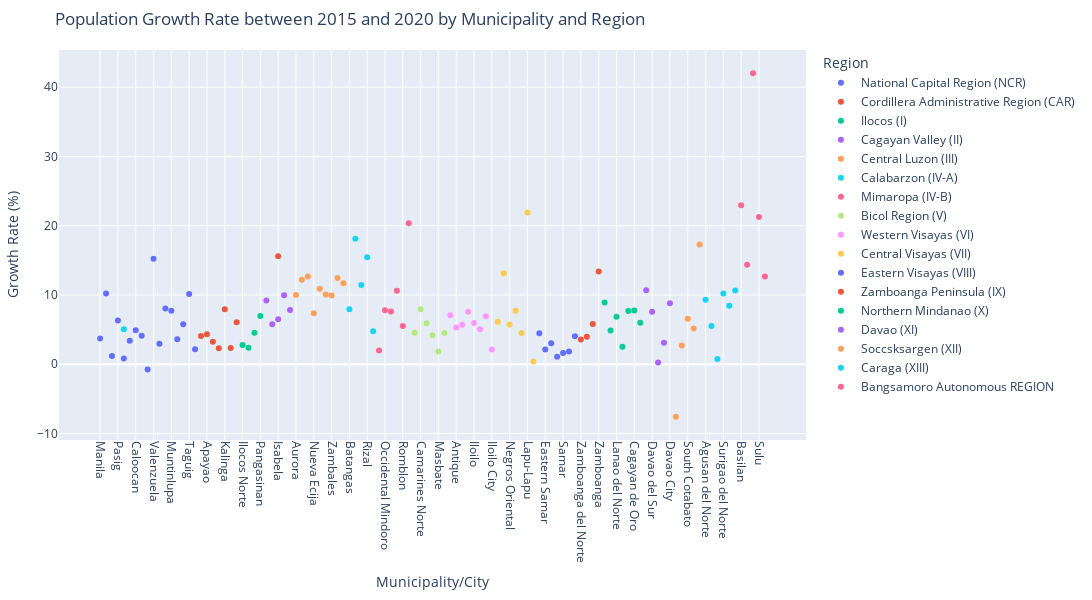

Notebook source saved alongside this figure:
### Code cell
import plotly.express as px

fig = px.scatter(
    df,
    x='Municipality/City',
    y='population_growth_rate_2015_2020',
    color='Region',
    hover_name='Municipality/City',  # shows full label on hover
    title='Population Growth Rate between 2015 and 2020 by Municipality and Region',
    labels={'population_growth_rate_2015_2020': 'Growth Rate (%)'},  # 👈 Rename y-axis here
    width=1200,
    height=600
)

fig.update_layout(
    xaxis_tickangle=90,
    margin=dict(l=20, r=20, t=50, b=150),
    showlegend=True
)
fig.show()

### Figure 1 — Plotly figure (JSON) as saved in the notebook; plotly's stock layout.template omitted (floating-point values rounded to 4 significant figures)
{"data": [{"hovertemplate": "<b>%{hovertext}</b><br><br>Region=National Capital Region (NCR)<br>Municipality/City=%{x}<br>Growth Rate (%)=%{y}<extra></extra>", "hovertext": ["Manila", "Mandaluyong", "Marikina", "Pasig", "Quezon", "San Juan", "Caloocan", "Malabon", "Navotas", "Valenzuela", "Las Piñas", "Makati", "Muntinlupa", "Parañaque", "Pasay", "Taguig", "Pateros"], "legendgroup": "National Capital Region (NCR)", "marker": {"color": "#636efa", "symbol": "circle"}, "mode": "markers", "name": "National Capital Region (NCR)", "orientation": "v", "showlegend": true, "type": "scatter", "visible": true, "x": ["Manila", "Mandaluyong", "Marikina", "Pasig", "Quezon", "San Juan", "Caloocan", "Malabon", "Navotas", "Valenzuela", "Las Piñas", "Makati", "Muntinlupa", "Parañaque", "Pasay", "Taguig", "Pateros"], "xaxis": "x", "y": [3.728, 10.22, 1.18, 6.336, 0.8151, 3.411, 4.899, 4.103, -0.7697, 15.24, 2.955, 8.07, 7.718, 3.63, 5.794, 10.16, 2.173], "yaxis": "y"}, {"hovertemplate": "<b>%{hovertext}</b><br><br>Region=Cordillera Administrative Region (CAR)<br>Municipality/City=%{x}<br>Growth Rate (%)=%{y}<extra></extra>", "hovertext": ["Abra", "Apayao", "Benguet", "Ifugao", "Kalinga", "Mountain Province", "Baguio"], "legendgroup": "Cordillera Administrative Region (CAR)", "marker": {"color": "#EF553B", "symbol": "circle"}, "mode": "markers", "name": "Cordillera Administrative Region (CAR)", "orientation": "v", "showlegend": true, "type": "scatter", "visible": true, "x": ["Abra", "Apayao", "Benguet", "Ifugao", "Kalinga", "Mountain Province", "Baguio"], "xaxis": "x", "y": [4.074, 4.348, 3.24, 2.316, 7.942, 2.335, 6.078], "yaxis": "y"}, {"hovertemplate": "<b>%{hovertext}</b><br><br>Region=Ilocos (I)<br>Municipality/City=%{x}<br>Growth Rate (%)=%{y}<extra></extra>", "hovertext": ["Ilocos Norte", "Ilocos Sur", "La Union", "Pangasinan"], "legendgroup": "Ilocos (I)", "marker": {"color": "#00cc96", "symbol": "circle"}, "mode": "markers", "name": "Ilocos (I)", "orientation": "v", "showlegend": true, "type": "scatter", "visible": true, "x": ["Ilocos Norte", "Ilocos Sur", "La Union", "Pangasinan"], "xaxis": "x", "y": [2.783, 2.369, 4.538, 6.983], "yaxis": "y"}, {"hovertemplate": "<b>%{hovertext}</b><br><br>Region=Cagayan Valley (II)<br>Municipality/City=%{x}<br>Growth Rate (%)=%{y}<extra></extra>", "hovertext": ["Batanes", "Cagayan", "Isabela", "Nueva Vizcaya", "Quirino"], "legendgroup": "Cagayan Valley (II)", "marker": {"color": "#ab63fa", "symbol": "circle"}, "mode": "markers", "name": "Cagayan Valley (II)", "orientation": "v", "showlegend": true, "type": "scatter", "visible": true, "x": ["Batanes", "Cagayan", "Isabela", "Nueva Vizcaya", "Quirino"], "xaxis": "x", "y": [9.191, 5.777, 6.494, 9.981, 7.851], "yaxis": "y"}, {"hovertemplate": "<b>%{hovertext}</b><br><br>Region=Central Luzon (III)<br>Municipality/City=%{x}<br>Growth Rate (%)=%{y}<extra></extra>", "hovertext": ["Aurora", "Bataan", "Bulacan", "Nueva Ecija", "Pampanga", "Tarlac", "Zambales", "Angeles", "Olongapo"], "legendgroup": "Central Luzon (III)", "marker": {"color": "#FFA15A", "symbol": "circle"}, "mode": "markers", "name": "Central Luzon (III)", "orientation": "v", "showlegend": true, "type": "scatter", "visible": true, "x": ["Aurora", "Bataan", "Bulacan", "Nueva Ecija", "Pampanga", "Tarlac", "Zambales", "Angeles", "Olongapo"], "xaxis": "x", "y": [9.991, 12.19, 12.66, 7.375, 10.9, 10.06, 9.946, 12.46, 11.7], "yaxis": "y"}, {"hovertemplate": "<b>%{hovertext}</b><br><br>Region=Calabarzon (IV-A)<br>Municipality/City=%{x}<br>Growth Rate (%)=%{y}<extra></extra>", "hovertext": ["Batangas", "Cavite", "Laguna", "Quezon", "Rizal", "Lucena"], "legendgroup": "Calabarzon (IV-A)", "marker": {"color": "#19d3f3", "symbol": "circle"}, "mode": "markers", "name": "Calabarzon (IV-A)", "orientation": "v", "showlegend": true, "type": "scatter", "visible": true, "x": ["Batangas", "Cavite", "Laguna", "Quezon", "Rizal", "Lucena"], "xaxis": "x", "y": [7.948, 18.12, 11.44, 5.056, 15.46, 4.761], "yaxis": "y"}, {"hovertemplate": "<b>%{hovertext}</b><br><br>Region=Mimaropa (IV-B)<br>Municipality/City=%{x}<br>Growth Rate (%)=%{y}<extra></extra>", "hovertext": ["Marinduque", "Occidental Mindoro", "Oriental Mindoro", "Palawan", "Romblon", "Puerto Princesa"], "legendgroup": "Mimaropa (IV-B)", "marker": {"color": "#FF6692", "symbol": "circle"}, "mode": "markers", "name": "Mimaropa (IV-B)", "orientation": "v", "showlegend": true, "type": "scatter", "visible": true, "x": ["Marinduque", "Occidental Mindoro", "Oriental Mindoro", "Palawan", "Romblon", "Puerto Princesa"], "xaxis": "x", "y": [1.998, 7.784, 7.616, 10.61, 5.535, 20.37], "yaxis": "y"}, {"hovertemplate": "<b>%{hovertext}</b><br><br>Region=Bicol Region (V)<br>Municipality/City=%{x}<br>Growth Rate (%)=%{y}<extra></extra>", "hovertext": ["Albay", "Camarines Norte", "Camarines Sur", "Catanduanes", "Masbate", "Sorsogon"], "legendgroup": "Bicol Region (V)", "marker": {"color": "#B6E880", "symbol": "circle"}, "mode": "markers", "name": "Bicol Region (V)", "orientation": "v", "showlegend": true, "type": "scatter", "visible": true, "x": ["Albay", "Camarines Norte", "Camarines Sur", "Catanduanes", "Masbate", "Sorsogon"], "xaxis": "x", "y": [4.559, 7.952, 5.926, 4.183, 1.852, 4.503], "yaxis": "y"}, {"hovertemplate": "<b>%{hovertext}</b><br><br>Region=Western Visayas (VI)<br>Municipality/City=%{x}<br>Growth Rate (%)=%{y}<extra></extra>", "hovertext": ["Aklan", "Antique", "Capiz", "Guimaras", "Iloilo", "Negros Occidental", "Bacolod", "Iloilo City"], "legendgroup": "Western Visayas (VI)", "marker": {"color": "#FF97FF", "symbol": "circle"}, "mode": "markers", "name": "Western Visayas (VI)", "orientation": "v", "showlegend": true, "type": "scatter", "visible": true, "x": ["Aklan", "Antique", "Capiz", "Guimaras", "Iloilo", "Negros Occidental", "Bacolod", "Iloilo City"], "xaxis": "x", "y": [7.072, 5.32, 5.722, 7.576, 5.963, 5.042, 6.925, 2.15], "yaxis": "y"}, {"hovertemplate": "<b>%{hovertext}</b><br><br>Region=Central Visayas (VII)<br>Municipality/City=%{x}<br>Growth Rate (%)=%{y}<extra></extra>", "hovertext": ["Bohol", "Cebu", "Negros Oriental", "Siquijor", "Cebu City", "Lapu-Lapu", "Mandaue"], "legendgroup": "Central Visayas (VII)", "marker": {"color": "#FECB52", "symbol": "circle"}, "mode": "markers", "name": "Central Visayas (VII)", "orientation": "v", "showlegend": true, "type": "scatter", "visible": true, "x": ["Bohol", "Cebu", "Negros Oriental", "Siquijor", "Cebu City", "Lapu-Lapu", "Mandaue"], "xaxis": "x", "y": [6.149, 13.15, 5.756, 7.721, 4.504, 21.93, 0.4031], "yaxis": "y"}, {"hovertemplate": "<b>%{hovertext}</b><br><br>Region=Eastern Visayas (VIII)<br>Municipality/City=%{x}<br>Growth Rate (%)=%{y}<extra></extra>", "hovertext": ["Biliran", "Eastern Samar", "Leyte", "Northern Samar", "Samar", "Southern Leyte", "Tacloban"], "legendgroup": "Eastern Visayas (VIII)", "marker": {"color": "#636efa", "symbol": "circle"}, "mode": "markers", "name": "Eastern Visayas (VIII)", "orientation": "v", "showlegend": true, "type": "scatter", "visible": true, "x": ["Biliran", "Eastern Samar", "Leyte", "Northern Samar", "Samar", "Southern Leyte", "Tacloban"], "xaxis": "x", "y": [4.487, 2.142, 3.025, 1.076, 1.627, 1.855, 4.045], "yaxis": "y"}, {"hovertemplate": "<b>%{hovertext}</b><br><br>Region=Zamboanga Peninsula (IX)<br>Municipality/City=%{x}<br>Growth Rate (%)=%{y}<extra></extra>", "hovertext": ["Zamboanga del Norte", "Zamboanga del Sur", "Zamboanga Sibugay", "Isabela", "Zamboanga"], "legendgroup": "Zamboanga Peninsula (IX)", "marker": {"color": "#EF553B", "symbol": "circle"}, "mode": "markers", "name": "Zamboanga Peninsula (IX)", "orientation": "v", "showlegend": true, "type": "scatter", "visible": true, "x": ["Zamboanga del Norte", "Zamboanga del Sur", "Zamboanga Sibugay", "Isabela", "Zamboanga"], "xaxis": "x", "y": [3.566, 3.957, 5.798, 15.6, 13.39], "yaxis": "y"}, {"hovertemplate": "<b>%{hovertext}</b><br><br>Region=Northern Mindanao (X)<br>Municipality/City=%{x}<br>Growth Rate (%)=%{y}<extra></extra>", "hovertext": ["Bukidnon", "Camiguin", "Lanao del Norte", "Misamis Occidental", "Misamis Oriental", "Cagayan de Oro", "Iligan"], "legendgroup": "Northern Mindanao (X)", "marker": {"color": "#00cc96", "symbol": "circle"}, "mode": "markers", "name": "Northern Mindanao (X)", "orientation": "v", "showlegend": true, "type": "scatter", "visible": true, "x": ["Bukidnon", "Camiguin", "Lanao del Norte", "Misamis Occidental", "Misamis Oriental", "Cagayan de Oro", "Iligan"], "xaxis": "x", "y": [8.909, 4.894, 6.876, 2.526, 7.697, 7.76, 5.982], "yaxis": "y"}, {"hovertemplate": "<b>%{hovertext}</b><br><br>Region=Davao (XI)<br>Municipality/City=%{x}<br>Growth Rate (%)=%{y}<extra></extra>", "hovertext": ["Davao del Norte", "Davao del Sur", "Davao Occidental", "Davao Oriental", "Davao City"], "legendgroup": "Davao (XI)", "marker": {"color": "#ab63fa", "symbol": "circle"}, "mode": "markers", "name": "Davao (XI)", "orientation": "v", "showlegend": true, "type": "scatter", "visible": true, "x": ["Davao del Norte", "Davao del Sur", "Davao Occidental", "Davao Oriental", "Davao City"], "xaxis": "x", "y": [10.7, 7.571, 0.2583, 3.11, 8.816], "yaxis": "y"}, {"hovertemplate": "<b>%{hovertext}</b><br><br>Region=Soccsksargen (XII)<br>Municipality/City=%{x}<br>Growth Rate (%)=%{y}<extra></extra>", "hovertext": ["Cotabato", "Sarangani", "South Cotabato", "Sultan Kudarat", "General Santos"], "legendgroup": "Soccsksargen (XII)", "marker": {"color": "#FFA15A", "symbol": "circle"}, "mode": "markers", "name": "Soccsksargen (XII)", "orientation": "v", "showlegend": true, "type": "scatter", "visible": true, "x": ["Cotabato", "Sarangani", "South Cotabato", "Sultan Kudarat", "General Santos"], "xaxis": "x", "y": [-7.578, 2.698, 6.576, 5.167, 17.31], "yaxis": "y"}, {"hovertemplate": "<b>%{hovertext}</b><br><br>Region=Caraga (XIII)<br>Municipality/City=%{x}<br>Growth Rate (%)=%{y}<extra></extra>", "hovertext": ["Agusan del Norte", "Agusan del Sur", "Dinagat Islands", "Surigao del Norte", "Surigao del Sur", "Butuan City"], "legendgroup": "Caraga (XIII)", "marker": {"color": "#19d3f3", "symbol": "circle"}, "mode": "markers", "name": "Caraga (XIII)", "orientation": "v", "showlegend": true, "type": "scatter", "visible": true, "x": ["Agusan del Norte", "Agusan del Sur", "Dinagat Islands", "Surigao del Norte", "Surigao del Sur", "Butuan City"], "xaxis": "x", "y": [9.309, 5.525, 0.7589, 10.21, 8.443, 10.64], "yaxis": "y"}, {"hovertemplate": "<b>%{hovertext}</b><br><br>Region=Bangsamoro Autonomous REGION<br>Municipality/City=%{x}<br>Growth Rate (%)=%{y}<extra></extra>", "hovertext": ["Basilan", "Lanao del Sur", "Maguindanao", "Sulu", "Tawi-Tawi"], "legendgroup": "Bangsamoro Autonomous REGION", "marker": {"color": "#FF6692", "symbol": "circle"}, "mode": "markers", "name": "Bangsamoro Autonomous REGION", "orientation": "v", "showlegend": true, "type": "scatter", "visible": true, "x": ["Basilan", "Lanao del Sur", "Maguindanao", "Sulu", "Tawi-Tawi"], "xaxis": "x", "y": [22.98, 14.36, 42.02, 21.26, 12.68], "yaxis": "y"}], "layout": {"height": 600, "legend": {"title": {"text": "Region"}, "tracegroupgap": 0}, "margin": {"b": 150, "l": 20, "r": 20, "t": 50}, "showlegend": true, "title": {"text": "Population Growth Rate between 2015 and 2020 by Municipality and Region"}, "width": 1200, "xaxis": {"anchor": "y", "autorange": true, "domain": [0, 1], "range": [-6.854, 118.9], "tickangle": 90, "title": {"text": "Municipality/City"}, "type": "category"}, "yaxis": {"anchor": "x", "autorange": true, "domain": [0, 1], "range": [-10.95, 45.39], "title": {"text": "Growth Rate (%)"}, "type": "linear"}}}
